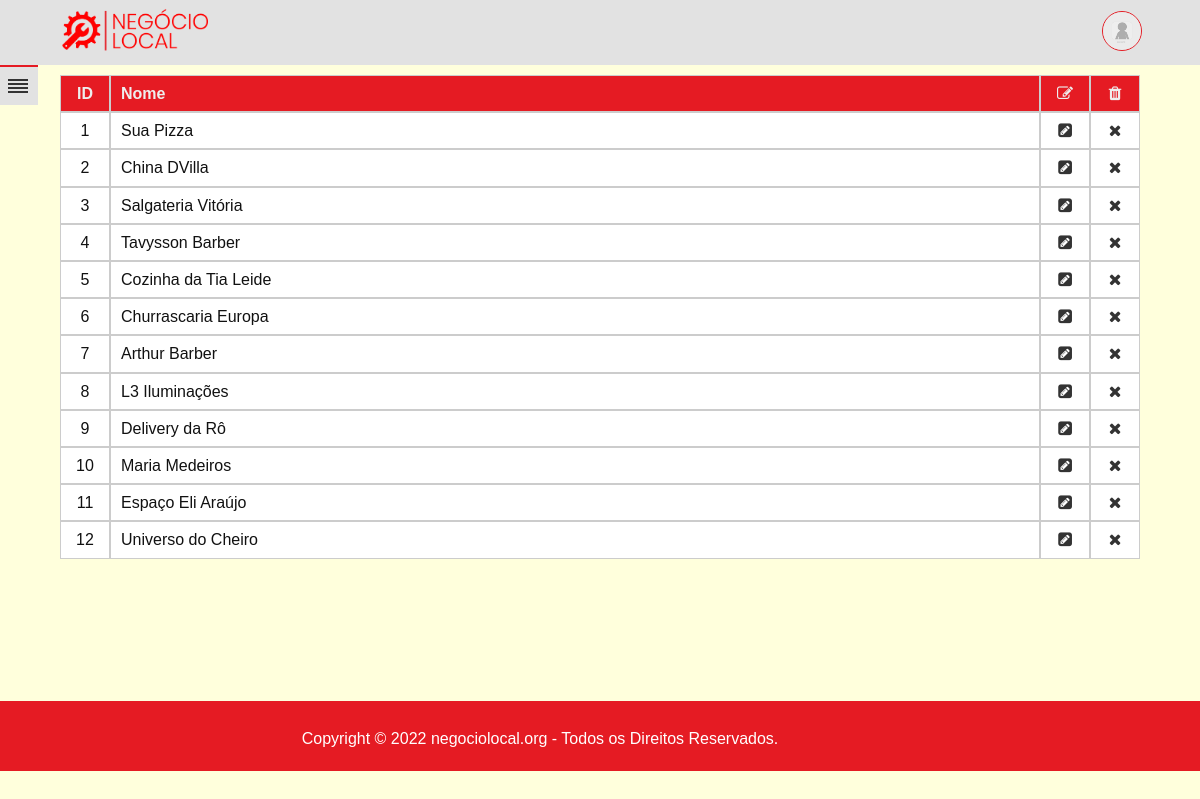
/admin/dashboard/index.php (signed in), run on the app's committed database.
### tables this page shows
CREATE TABLE `comercio` (
  `id` int(11) NOT NULL,
  `name` varchar(100) NOT NULL,
  `category` varchar(30) NOT NULL,
  `address` varchar(220) NOT NULL,
  `attendance` varchar(60) NOT NULL,
  `contact` varchar(30) NOT NULL,
  `link` varchar(150) NOT NULL,
  `logo` varchar(40) NOT NULL DEFAULT 'default.jpg'
);

### admin/dashboard/data/php/list.php (the view, shortened to what this page needs)
<?php
                $list = $pdo->prepare("SELECT * FROM `comercio` ORDER BY `id`");
				$list->execute();
				echo "
				<div class=\"grid\">
					<div class=\"ghead\">ID</div>
					<div class=\"ghead left\">Nome</div>
					<div class=\"ghead\"><span class=\"fa fa-pencil-square-o\" title=\"Editar\"></span></div>
					<div class=\"ghead\"><span class=\"fa fa-trash\" title=\"Excluir\"></span></div>
				";
				while($com = $list->fetchObject()){
					$id = $com->id;
					$name = $com->name;
					echo "
					<div>".$id."</div>
					<div class=\"left\">".$name."</div>
					<div><a href=\"?p=edit&id=".$id."\" id=\"edit\"><i class=\"fa fa-pencil-square\" title=\"Editar\"></i></a></div>
					<div><a href=\"javascript:void(0)\" class=\"trash\" alt=".$id."><i class=\"fa fa-remove\" title=\"Excluir\"></i></a></div>
					";
				}
				echo "
			</div>
            ";
?>

### admin/dashboard/data/css/style.css (style rules this page uses)
html, body { width: 100%; height: 100%; margin: 0; padding: 0; }
body { background-color: rgb(255, 255, 220); font-family: 'Poppins', sans-serif; font-size:1em; }
.grid { display: grid; grid-template-columns: 50px auto 50px 50px; gap: 0; padding: 0; }
.grid > div { background-color: rgb(255, 255, 255); text-align: center; font-size: 1em; line-height: 1.2em; padding: 8px 0; color: #111111; border-color:rgb(204, 204, 204); border-style:solid; border-width:1px; }
.grid > div.ghead { background-color: #E51B23; font-weight: bold; color: #eeeeee; }
.grid > div.left { text-align: left; padding: 8px 0 8px 10px; }
.grid > div a, .grid > div a:hover, .grid > div a:active, .grid > div a:visited { color: #333333; text-decoration: none; }

### data on the page
comercio: id "1", name "Sua Pizza"
comercio: id "2", name "China DVilla"
comercio: id "3", name "Salgateria Vitória"
comercio: id "4", name "Tavysson Barber"
comercio: id "5", name "Cozinha da Tia Leide"
comercio: id "6", name "Churrascaria Europa"
comercio: id "7", name "Arthur Barber"
comercio: id "8", name "L3 Iluminações"
comercio: id "9", name "Delivery da Rô"
comercio: id "10", name "Maria Medeiros"
comercio: id "11", name "Espaço Eli Araújo"
comercio: id "12", name "Universo do Cheiro"

### other printed values
$year "2022"
